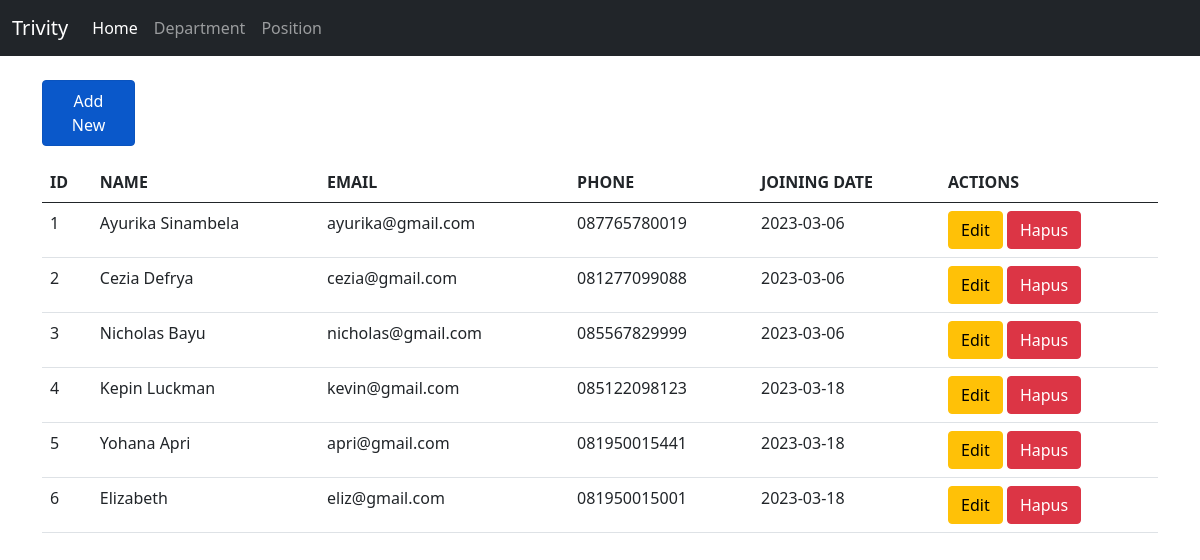
The page / on the database its author committed.
### tables this page shows
CREATE TABLE `tb_karyawan` (
  `employee_id` int(11) NOT NULL,
  `name` varchar(255) DEFAULT NULL,
  `email` varchar(255) DEFAULT NULL,
  `phone` varchar(15) DEFAULT NULL,
  `joining_date` date DEFAULT NULL,
  `dept_id` int(11) DEFAULT NULL,
  `position_id` int(11) DEFAULT NULL,
  PRIMARY KEY (`employee_id`),
  KEY `dept_id` (`dept_id`),
  KEY `position_id` (`position_id`),
  CONSTRAINT `tb_karyawan_ibfk_1` FOREIGN KEY (`dept_id`) REFERENCES `tb_departemen` (`dept_id`),
  CONSTRAINT `tb_karyawan_ibfk_2` FOREIGN KEY (`position_id`) REFERENCES `tb_position` (`position_id`)
);

### controllers/Karyawan_controller.php (called while the page is built, shortened)
<?php
include_once("models/Employee_class.php");
include_once("models/Position_class.php");
include_once("views/Employee_view.php");
class KaryawanController {
  private $karyawan;
  function __construct(){
    $this->karyawan = new Employee(Conf::$db_host, Conf::$db_user, Conf::$db_pass, Conf::$db_name);
  }
  public function index() {
    $this->karyawan->open();
    $this->karyawan->getEmployees();
    $data = array(
      'karyawan' => array(),
    );
    while($row = $this->karyawan->getResult()){
      array_push($data['karyawan'], $row);
    }
    $view = new EmployeeView();
    $view->render($data);
  }
}

### views/Employee_view.php (the view, shortened to what this page needs)
<?php
  class EmployeeView {
    public function render($data){
      $no = 1;
      $dataKaryawan = null;
      foreach($data['karyawan'] as $val){
        list($id, $name, $email, $phone, $joining_date) = $val;
        $dataKaryawan .= "<tr>
                <td>" . $no++ . "</td>
                <td>" . $name . "</td>
                <td>" . $email . "</td>
                <td>" . $phone . "</td>
                <td>" . $joining_date . "</td>";
        $dataKaryawan .= "
                <td>
                  <a href='index.php?id_edit=" . $id .  "' class='btn btn-warning' '>Edit</a>
                  <a href='index.php?id_hapus=" . $id . "' class='btn btn-danger' '>Hapus</a>
                </td>";
        $dataKaryawan .= "</tr>";
      }
    }
  }
?>

### index.php
<?php
include_once("models/Template_class.php");
include_once("models/DB_class.php");
include_once("controllers/Karyawan_controller.php");
$karyawan = new KaryawanController();
if (isset($_POST['add'])) {
    header("location:index.php");
} else if (!empty($_GET['id_hapus'])) {
    $id = $_GET['id_hapus'];
    header("location:index.php");
} else if (!empty($_GET['id_edit'])) {
    $id = $_GET['id_edit'];
    header("location:index.php");
} else{
    $karyawan->index();
}

### models/Template_class.php (shortened to what this page needs)
<?php
class Template
{
    var $content = '';
    function __construct($filename='')
    {
        $this->content = implode('', @file($filename));
    }
    function clear()
    {
        $this->content = preg_replace("/DATA_[A-Z|_|0-9]+/", "", $this->content);
    }
    function write()
    {
        print $this->content;
    }
    function replace($old = '', $new = '')
    {
        if (is_int($new)) {
            $value = sprintf("%d", $new);
        }
        elseif (is_float($new)) {
            $value = sprintf("%f", $new);
        }
        elseif (is_array($new)) {
            $value = '';
            foreach ($new as $item) {
                $value .= $item. ' ';
            }
        }
        else {
            $value = $new;
        }
        $this->content = preg_replace("/$old/", $value, $this->content);
    }
}
?>

### rows shown on the page
tb_karyawan: name "Ayurika Sinambela", email "ayurika@gmail.com", phone "087765780019", joining_date "2023-03-06"
tb_karyawan: name "Cezia Defrya", email "cezia@gmail.com", phone "081277099088", joining_date "2023-03-06"
tb_karyawan: name "Nicholas Bayu", email "nicholas@gmail.com", phone "085567829999", joining_date "2023-03-06"
tb_karyawan: name "Kepin Luckman", email "kevin@gmail.com", phone "085122098123", joining_date "2023-03-18"
tb_karyawan: name "Yohana Apri", email "apri@gmail.com", phone "081950015441", joining_date "2023-03-18"
tb_karyawan: name "Elizabeth", email "eliz@gmail.com", phone "081950015001", joining_date "2023-03-18"

### other values the page prints
$this->content "Trivity Home Department Position Add New ID NAME EMAIL PHONE JOINING DATE ACTIONS"
